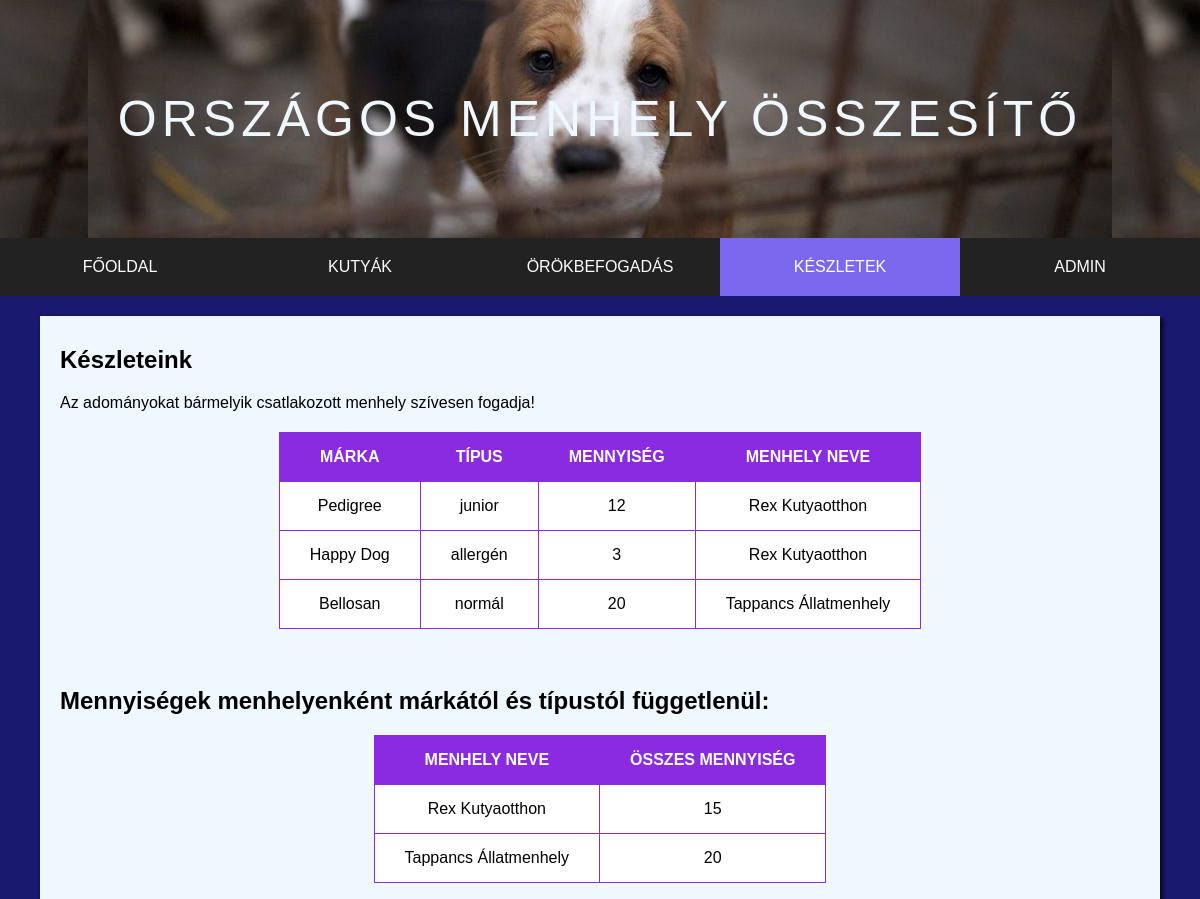
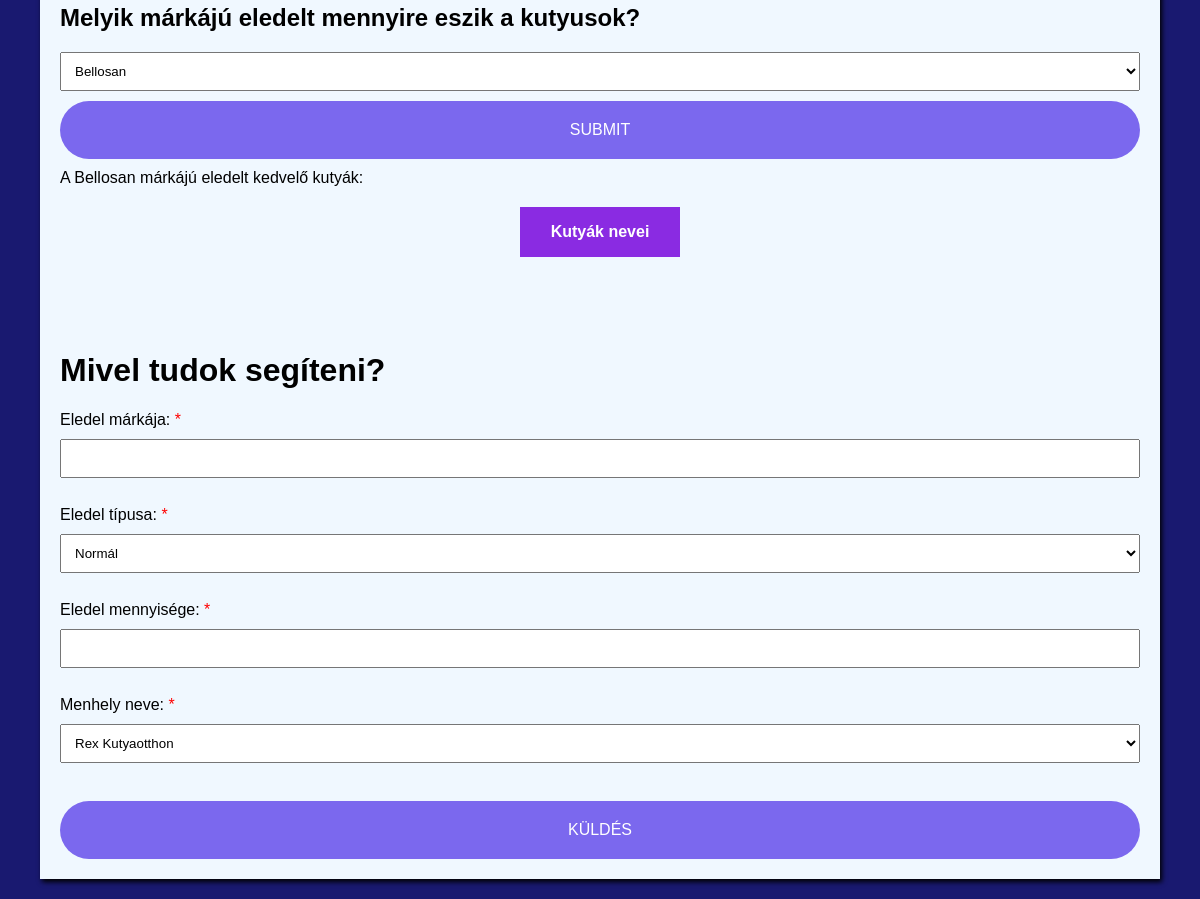
Page /keszletek.php?sel=Bellosan on the committed database (2 pictures, top to bottom).
### tables this page shows
CREATE TABLE Eledel(
    keszlet_kod INT PRIMARY KEY AUTO_INCREMENT,
    marka VARCHAR(255) NOT NULL,
    tipus VARCHAR(255) NOT NULL,
    mennyiseg INT,
    menhely_nev VARCHAR(255) NOT NULL,
    FOREIGN KEY(menhely_nev) 
		  REFERENCES Menhely(nev)
);

CREATE TABLE Menhely(
    nev VARCHAR(255) PRIMARY KEY,
    kapacitas INT NOT NULL,
    varos VARCHAR(255),
    utca VARCHAR(255),
    hazszam INT
);

### keszletek.php (the view, shortened to what this page needs)
<!DOCTYPE html>
<html lang="hu">
<head>
    <link rel="stylesheet" href="menhely.css">
</head>
<body>
<?php
include_once "common/header.php";
include_once "common/fuggvenyek.php";
include_once "common/db_fuggvenyek.php";
if ( !($conn = menhely_csatlakozas()) ) {
    return false;
}
?>
<main>
    <section>
        <h2>Készleteink</h2>
        <p>Az adományokat bármelyik csatlakozott menhely szívesen fogadja!</p>
        <?php
        if ( mysqli_select_db($conn, 'menhely') ) {
            $sql = "SELECT keszlet_kod, marka, tipus, mennyiseg, menhely_nev FROM Eledel ORDER BY menhely_nev";
            $res = mysqli_query($conn, $sql) or die ('Hibás utasítás!');
            echo '<table border=1>';
            echo '<tr>';
            echo '<th>MÁRKA</th>';
            echo '<th>TÍPUS</th>';
            echo '<th>MENNYISÉG</th>';
            echo '<th>MENHELY NEVE</th>';
            echo '</tr>';
            while ( ($current_row = mysqli_fetch_assoc($res))!= null) {
                echo '<tr>';
                echo '<td>' . $current_row["marka"] . '</td>';
                echo '<td>' . $current_row["tipus"] . '</td>';
                echo '<td>' . $current_row["mennyiseg"] . '</td>';
                echo '<td>' . $current_row["menhely_nev"] . '</td>';
                echo '</tr>';
            }
            echo '</table>';
        } else {
            die('Nem sikerült csatlakozni az adatbázishoz.');
        }
        ?>
    </section>
    <br>
    <section>
        <h2>Mennyiségek menhelyenként márkától és típustól függetlenül: </h2>
        <?php
        if ( mysqli_select_db($conn, 'menhely') ) {
            $sql = "SELECT Menhely.nev, SUM(mennyiseg) AS osszes FROM MENHELY, ELEDEL WHERE Menhely.nev = Eledel.menhely_nev GROUP BY Menhely.nev";
            $res = mysqli_query($conn, $sql) or die ('Hibás utasítás!');
            echo '<table border=1>';
            echo '<tr>';
            echo '<th>MENHELY NEVE</th>';
            echo '<th>ÖSSZES MENNYISÉG</th>';
            echo '</tr>';
            while ( ($current_row = mysqli_fetch_assoc($res))!= null) {
                echo '<tr>';
                echo '<td>' . $current_row["nev"] . '</td>';
                echo '<td>' . $current_row["osszes"] . '</td>';
                echo '</tr>';
            }
            echo '</table>';
        } else {
            die('Nem sikerült csatlakozni az adatbázishoz.');
        }
        ?>
    </section>
    <h2>Melyik márkájú eledelt mennyire eszik a kutyusok?</h2>
    <form action="keszletek.php"  method="GET">
        <select name="sel">
            <?php
            $sql = "SELECT marka FROM ELEDEL GROUP BY marka";
            $res = mysqli_query($conn, $sql) or die ('Hibás utasítás: '.mysqli_error($conn));
            while ( ($egySor = mysqli_fetch_assoc($res))!= null) {
                echo '<option value="'.$egySor["marka"].'">'.$egySor["marka"].'</option>';
            }
            ?>
        </select>
        <input type="submit" name="submit">
    </form>
    <?php
    if(@isset($_GET["sel"])) {
        mysqli_select_db($conn, 'menhely') or die("Hiba: " . mysqli_error($conn));
        @$ez = $_GET["sel"];
        echo "A {$ez} márkájú eledelt kedvelő kutyák:";
        echo '<table border=1>';
        echo '<tr>';
        echo '<th>Kutyák nevei</th>';
        echo '</tr>';
        echo '</table>';
    }
        ?>
    <br>
    <br>
    <br>
    <h1>Mivel tudok segíteni?</h1>
<div>
    <form method="POST" action="felvitel.php" autocomplete="off" accept-charset="utf-8">
        <label class="fontos">Eledel márkája: </label>
        <input type="text" name="e_marka" required>
        <br>
        <label class="fontos">Eledel típusa: </label>
        <select id="tipus" name="e_tipus" required>
            <option value="normál" selected>Normál</option>
        </select>
        <br>
        <label class="fontos">Eledel mennyisége: </label>
        <input type="text" name="e_mennyiseg" required>
        <br>
        <label class="fontos">Menhely neve: </label>
        <select name="e_menhely_nev" required>
            <?php
            $sql = "SELECT nev FROM Menhely";
            $res = mysqli_query($conn, $sql) or die ('Hibás utasítás: '.mysqli_error($conn));
            while ( ($current_row = mysqli_fetch_assoc($res))!= null) {
                echo '<option value="'.$current_row["nev"].'">'.$current_row["nev"].'</option>';
            }
            ?>
        </select>
        <br>
        <input type="submit" value="Küldés" />
    </form>
</div>
</main>
</body>
</html>

### menhely.css (style rules this page uses)
body { background-color: midnightblue; font-family: Arial, Verdana, sans-serif; margin: 0; padding: 0; }
main { text-align: justify; background-color: aliceblue; margin: 20px auto; padding: 10px 20px; width: 90%; box-shadow: 2px 3px 5px #000; }
table { background-color: #fff; margin: 20px auto; border-collapse: collapse; }
th, td { border: 1px solid blueviolet; padding: 15px 30px; text-align: center; }
tr:first-child { background-color: blueviolet; color: #fff; }
form > input, form > select { display: block; margin: 10px auto; padding: 10px; box-sizing: border-box; width: 100%; height: 50%; }
input[type="submit"] { font-size: 100%; background-color: mediumslateblue; color: #fff; padding: 20px; border: none; border-radius: 100px; text-transform: uppercase; cursor: pointer; }
form input[type="submit"] { margin-top: 10px; }
.fontos::after { content: "*"; color: red; }

### rows in the picture
eledel: marka "Pedigree", tipus "junior", mennyiseg "12", menhely_nev "Rex Kutyaotthon"
eledel: marka "Happy Dog", tipus "allergén", mennyiseg "3", menhely_nev "Rex Kutyaotthon"
eledel: marka "Bellosan", tipus "normál", mennyiseg "20", menhely_nev "Tappancs Állatmenhely"
menhely: nev "Rex Kutyaotthon", osszes "15"
menhely: nev "Tappancs Állatmenhely", osszes "20"

### other values in the picture
$ez "Bellosan"
form field sel "Bellosan"
form field e_menhely_nev "Rex Kutyaotthon"
